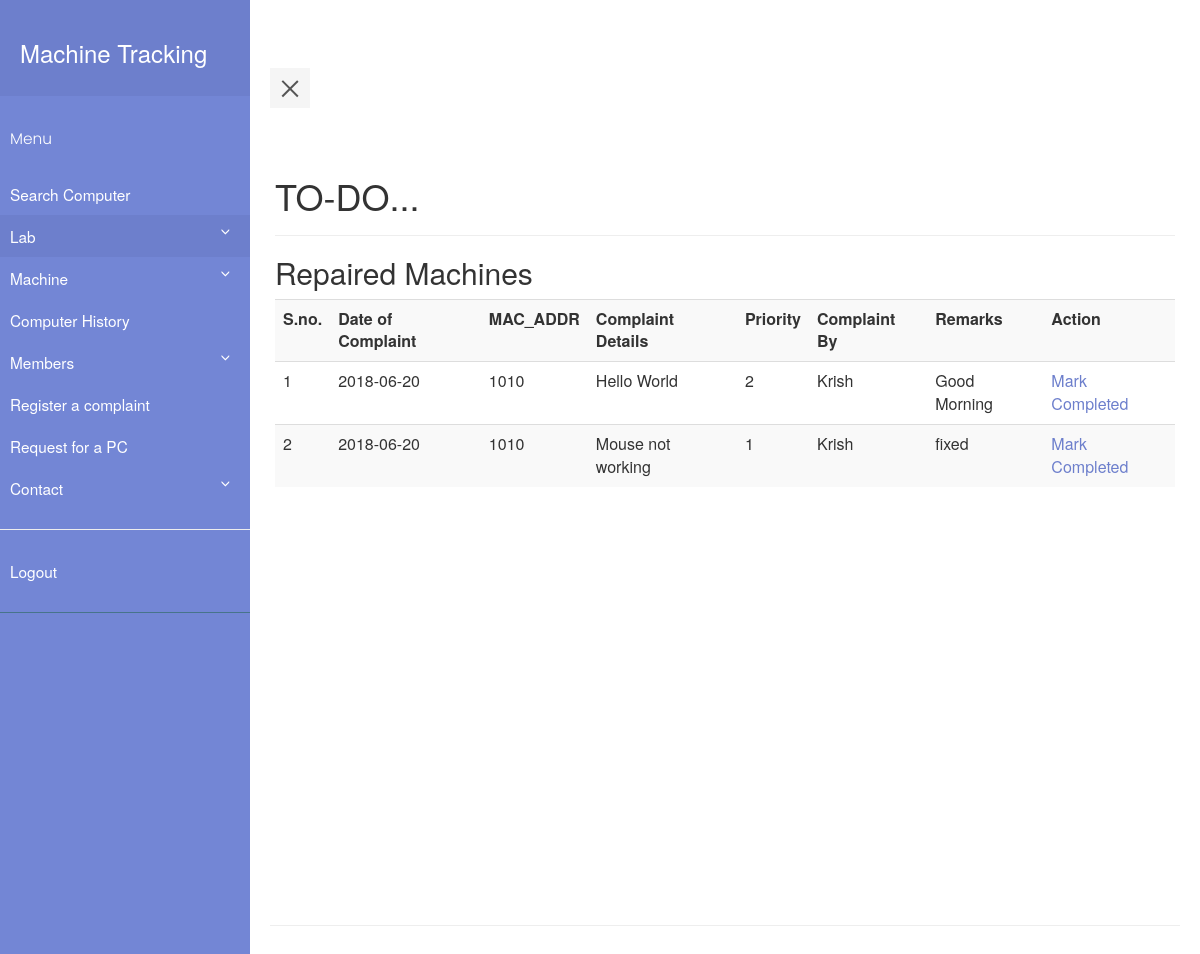
/dashboard.php (signed in), run on an earlier commit of the app's database.
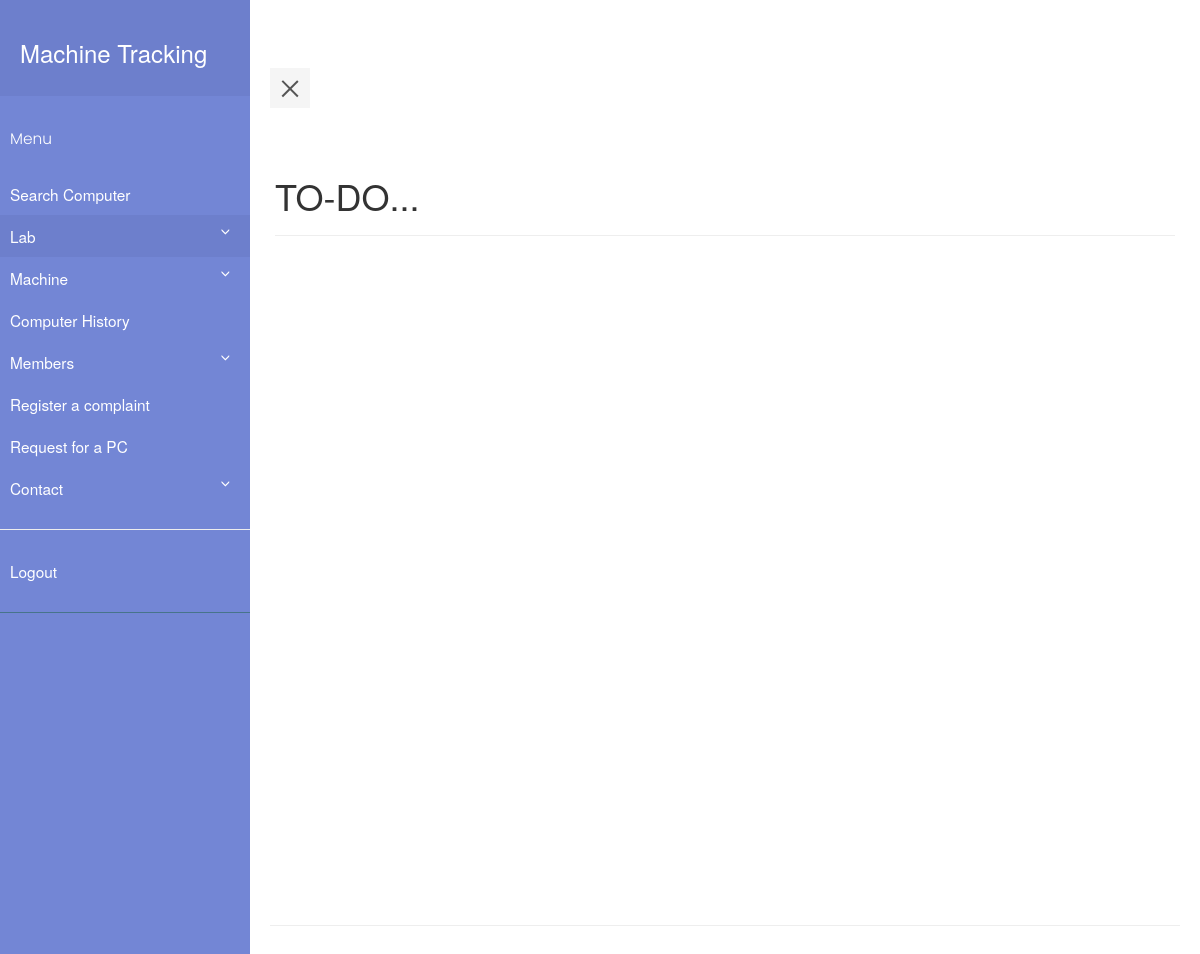
And on a later commit of the database.
### tables this page shows
CREATE TABLE `complaint_book` (
  `complaint_book_id` int(11) NOT NULL,
  `Date_of_complaint` date DEFAULT NULL,
  `machine_id` int(11) DEFAULT NULL,
  `complaint_details` varchar(512) DEFAULT NULL,
  `priority` int(11) DEFAULT NULL,
  `work_for` int(11) DEFAULT NULL,
  `remarks` varchar(512) DEFAULT NULL,
  `complaint_by` varchar(40) DEFAULT NULL
);

CREATE TABLE `machine` (
  `machine_id` int(11) NOT NULL,
  `MAC_ADDR` varchar(30) DEFAULT NULL,
  `processor` varchar(30) DEFAULT NULL,
  `ram` varchar(20) DEFAULT NULL,
  `memory` varchar(20) DEFAULT NULL,
  `DOP` date DEFAULT NULL,
  `price` int(11) DEFAULT NULL,
  `state` varchar(10) DEFAULT NULL,
  `os` varchar(30) DEFAULT NULL
);

### dashboard.php (the view, shortened to what this page needs)
<?php
    require_once "pdo.php";
?>
<html>
<head>
    <link rel="stylesheet" type="text/css" href="style5.css">
    <link rel="stylesheet" type="text/css" href="https://maxcdn.bootstrapcdn.com/bootstrap/3.3.7/css/bootstrap.min.css" >
</head>
<body>
        <div class="wrapper">
     <?php include "navbar.php" ;?>
           <div class="container-fluid row" id="content">
        <div class="page-header">
        <h1>TO-DO...</h1>
        </div>
        <?php
            if($_SESSION['id']=='0')
            {
                $stmtcnt = $pdo->query("SELECT COUNT(*) FROM complaint_book JOIN repair_history ON complaint_book.machine_id = repair_history.machine_id WHERE complaint_book.remarks IS NOT NULL AND repair_history.fault IS NULL");
                $row = $stmtcnt->fetch(PDO::FETCH_ASSOC);
                if($row['COUNT(*)']!=='0')
                {
                    echo "<h2>Repaired Machines</h2>";
                    $i=1;
                    $stmtread = $pdo->query("SELECT * FROM complaint_book JOIN repair_history ON complaint_book.machine_id = repair_history.machine_id WHERE complaint_book.remarks IS NOT NULL AND repair_history.fault IS NULL");
                    echo ("<table class=\"table table-striped\">
                        <tr> <th>S.no.</th><th>Date of Complaint</th><th>MAC_ADDR</th><th>Complaint Details</th><th>Priority</th><th>Complaint By</th><th>Remarks</th><th>Action</th> </tr>");
                    while ( $row = $stmtread->fetch(PDO::FETCH_ASSOC) )
                    {
                        $stmtr = $pdo->prepare("SELECT MAC_ADDR FROM machine WHERE machine_id = :mid ");
                        $stmtr->execute(array(':mid' => $row['machine_id']));
                        $rowr = $stmtr->fetch(PDO::FETCH_ASSOC);
                        echo ("<tr>");
                        echo ("<td>");
                        echo($i);
                        echo("</td>");
                        echo ("<td>");
                        echo(htmlentities($row['Date_of_complaint']));
                        echo ("</td>");
                        echo ("<td>");
                        echo(htmlentities($rowr['MAC_ADDR']));
                        echo ("</td>");
                        echo ("<td>");
                        echo(htmlentities($row['complaint_details']));
                        echo ("</td>");
                        echo ("<td>");
                        echo(htmlentities($row['priority']));
                        echo ("</td>");
                        echo ("<td>");
                        echo(htmlentities($row['complaint_by']));
                        echo ("</td>");
                        echo ("<td>");
                        echo(htmlentities($row['remarks']));
                        echo ("</td>");
                        echo ("<td>");
                        echo('<a class="link-black" href="fromrepairmc.php?mc_id='.$rowr['MAC_ADDR'].'">'. 'Mark Completed' . '</a>');
                        echo ("</td>");
                        $i++;
                    }
                    echo('</table>');
                }
            }
        ?>
</body>
</html>

What changed in the data, as far as the page shows it:
removed complaint_book: Date_of_complaint "2018-06-20", machine.MAC_ADDR "1010", complaint_details "Hello World", priority "2", complaint_by "Krish", remarks "Good Morning"
removed complaint_book: Date_of_complaint "2018-06-20", machine.MAC_ADDR "1010", complaint_details "Mouse not working", priority "1", complaint_by "Krish", remarks "fixed"
Also different on the page:
text no longer shown: "Repaired Machines S.no. Date of Complaint MAC_ADDR Complaint Details Priority Complaint By Remarks Action"
